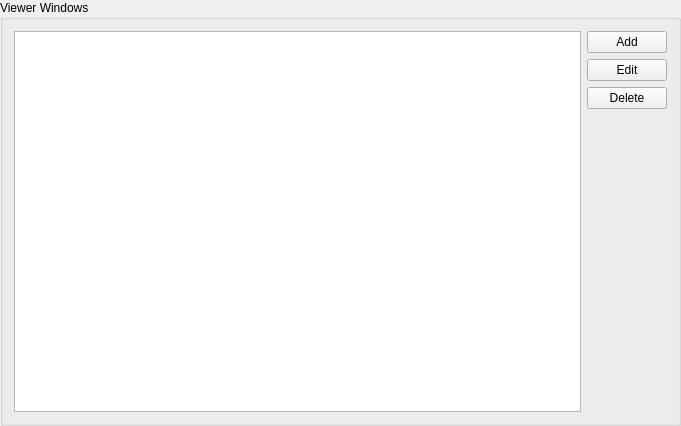
<?xml version="1.0" encoding="UTF-8"?>
<ui version="4.0">
 <class>ViewerWindowsGroupBox</class>
 <widget class="QGroupBox" name="ViewerWindowsGroupBox">
  <property name="geometry">
   <rect>
    <x>0</x>
    <y>0</y>
    <width>681</width>
    <height>426</height>
   </rect>
  </property>
  <property name="windowTitle">
   <string>GroupBox</string>
  </property>
  <property name="title">
   <string>Viewer Windows</string>
  </property>
  <layout class="QHBoxLayout" name="horizontalLayout">
   <item>
    <widget class="QTableView" name="tableView">
     <property name="editTriggers">
      <set>QAbstractItemView::NoEditTriggers</set>
     </property>
     <property name="alternatingRowColors">
      <bool>true</bool>
     </property>
     <property name="selectionMode">
      <enum>QAbstractItemView::SingleSelection</enum>
     </property>
     <property name="selectionBehavior">
      <enum>QAbstractItemView::SelectRows</enum>
     </property>
     <property name="sortingEnabled">
      <bool>true</bool>
     </property>
     <attribute name="verticalHeaderVisible">
      <bool>true</bool>
     </attribute>
     <attribute name="verticalHeaderMinimumSectionSize">
      <number>24</number>
     </attribute>
     <attribute name="verticalHeaderDefaultSectionSize">
      <number>24</number>
     </attribute>
    </widget>
   </item>
   <item>
    <layout class="QVBoxLayout" name="verticalLayout_2">
     <item>
      <widget class="QPushButton" name="addButton">
       <property name="text">
        <string>Add</string>
       </property>
      </widget>
     </item>
     <item>
      <widget class="QPushButton" name="editButton">
       <property name="text">
        <string>Edit</string>
       </property>
      </widget>
     </item>
     <item>
      <widget class="QPushButton" name="deleteButton">
       <property name="text">
        <string>Delete</string>
       </property>
      </widget>
     </item>
     <item>
      <spacer name="verticalSpacer_2">
       <property name="orientation">
        <enum>Qt::Vertical</enum>
       </property>
       <property name="sizeHint" stdset="0">
        <size>
         <width>20</width>
         <height>40</height>
        </size>
       </property>
      </spacer>
     </item>
    </layout>
   </item>
  </layout>
 </widget>
 <resources/>
 <connections/>
</ui>
